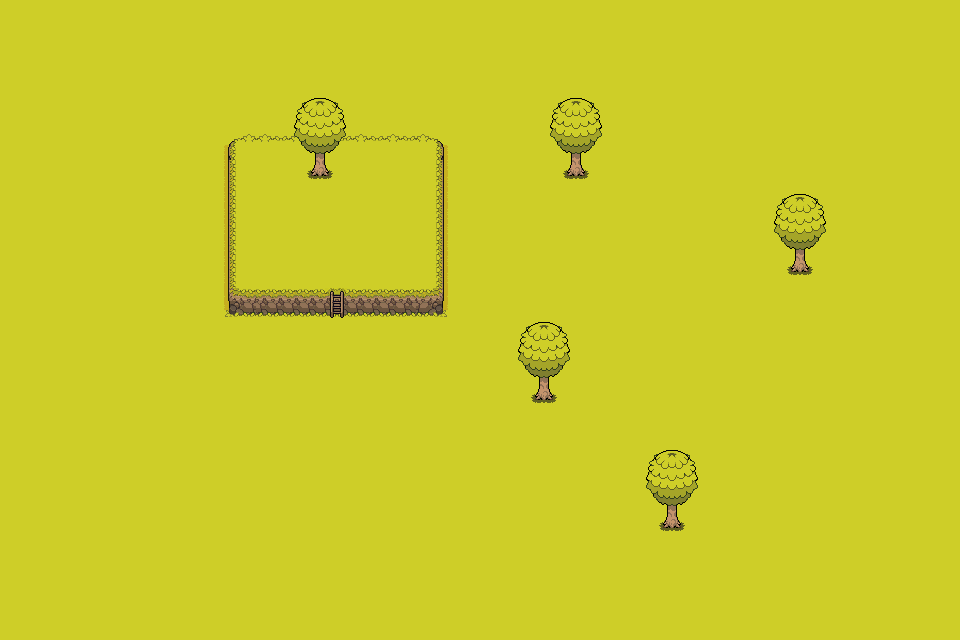

Below is a game level as drawn by its tile map, then a one-line description and the .tmx file that defines it, in full:
An orthogonal 30x20 tile map with 32x32 px tiles, 2 tile layers (ground, objects), 2 tilesets and 5 objects.

<map version="1.10" tiledversion="1.11.2" orientation="orthogonal" renderorder="right-down" width="30" height="20" tilewidth="32" tileheight="32" infinite="0" nextlayerid="9" nextobjectid="8">
 <editorsettings>
  <export target="map.json" format="json" />
 </editorsettings>
 <tileset firstgid="1" source="test2.tsx" />
 <tileset firstgid="65" source="objects.tsx" />
 <layer id="4" name="ground" width="30" height="20">
  <data encoding="csv">
43,43,43,43,43,43,43,43,43,43,43,43,43,43,43,43,43,43,43,43,43,43,43,43,43,43,43,43,43,43,
43,43,43,43,43,43,43,43,43,43,43,43,43,43,43,43,43,43,43,43,43,43,43,43,43,43,43,43,43,43,
43,43,43,43,43,43,43,43,43,43,43,43,43,43,43,43,43,43,43,43,43,43,43,43,43,43,43,43,43,43,
43,43,43,43,43,43,43,43,43,43,43,43,43,43,43,43,43,43,43,43,43,43,43,43,43,43,43,43,43,43,
43,43,43,43,43,43,43,5,6,6,6,6,6,4,43,43,43,43,43,43,43,43,43,43,43,43,43,43,43,43,
43,43,43,43,43,43,43,17,43,43,43,43,43,40,43,43,43,43,43,43,43,43,43,43,43,43,43,43,43,43,
43,43,43,43,43,43,43,17,43,43,43,43,43,40,43,43,43,43,43,43,43,43,43,43,43,43,43,43,43,43,
43,43,43,43,43,43,43,17,43,43,43,43,43,40,43,43,43,43,43,43,43,43,43,43,43,43,43,43,43,43,
43,43,43,43,43,43,43,17,43,43,43,43,43,40,43,43,43,43,43,43,43,43,43,43,43,43,43,43,43,43,
43,43,43,43,43,43,43,50,51,51,57,51,51,12,43,43,43,43,43,43,43,43,43,43,43,43,43,43,43,43,
43,43,43,43,43,43,43,43,43,43,43,43,43,43,43,43,43,43,43,43,43,43,43,43,43,43,43,43,43,43,
43,43,43,43,43,43,43,43,43,43,43,43,43,43,43,43,43,43,43,43,43,43,43,43,43,43,43,43,43,43,
43,43,43,43,43,43,43,43,43,43,43,43,43,43,43,43,43,43,43,43,43,43,43,43,43,43,43,43,43,43,
43,43,43,43,43,43,43,43,43,43,43,43,43,43,43,43,43,43,43,43,43,43,43,43,43,43,43,43,43,43,
43,43,43,43,43,43,43,43,43,43,43,43,43,43,43,43,43,43,43,43,43,43,43,43,43,43,43,43,43,43,
43,43,43,43,43,43,43,43,43,43,43,43,43,43,43,43,43,43,43,43,43,43,43,43,43,43,43,43,43,43,
43,43,43,43,43,43,43,43,43,43,43,43,43,43,43,43,43,43,43,43,43,43,43,43,43,43,43,43,43,43,
43,43,43,43,43,43,43,43,43,43,43,43,43,43,43,43,43,43,43,43,43,43,43,43,43,43,43,43,43,43,
43,43,43,43,43,43,43,43,43,43,43,43,43,43,43,43,43,43,43,43,43,43,43,43,43,43,43,43,43,43,
43,43,43,43,43,43,43,43,43,43,43,43,43,43,43,43,43,43,43,43,43,43,43,43,43,43,43,43,43,43
</data>
 </layer>
 <layer id="5" name="objects" width="30" height="20">
  <data encoding="csv">
0,0,0,0,0,0,0,0,0,0,0,0,0,0,0,0,0,0,0,0,0,0,0,0,0,0,0,0,0,0,
0,0,0,0,0,0,0,0,0,0,0,0,0,0,0,0,0,0,0,0,0,0,0,0,0,0,0,0,0,0,
0,0,0,0,0,0,0,0,0,0,0,0,0,0,0,0,0,0,0,0,0,0,0,0,0,0,0,0,0,0,
0,0,0,0,0,0,0,0,0,65,66,0,0,0,0,0,0,65,66,0,0,0,0,0,0,0,0,0,0,0,
0,0,0,0,0,0,0,0,0,67,68,0,0,0,0,0,0,67,68,0,0,0,0,0,0,0,0,0,0,0,
0,0,0,0,0,0,0,0,0,69,70,0,0,0,0,0,0,69,70,0,0,0,0,0,0,0,0,0,0,0,
0,0,0,0,0,0,0,0,0,0,0,0,0,0,0,0,0,0,0,0,0,0,0,0,65,66,0,0,0,0,
0,0,0,0,0,0,0,0,0,0,0,0,0,0,0,0,0,0,0,0,0,0,0,0,67,68,0,0,0,0,
0,0,0,0,0,0,0,0,0,0,0,0,0,0,0,0,0,0,0,0,0,0,0,0,69,70,0,0,0,0,
0,0,0,0,0,0,0,0,0,0,0,0,0,0,0,0,0,0,0,0,0,0,0,0,0,0,0,0,0,0,
0,0,0,0,0,0,0,0,0,0,0,0,0,0,0,0,65,66,0,0,0,0,0,0,0,0,0,0,0,0,
0,0,0,0,0,0,0,0,0,0,0,0,0,0,0,0,67,68,0,0,0,0,0,0,0,0,0,0,0,0,
0,0,0,0,0,0,0,0,0,0,0,0,0,0,0,0,69,70,0,0,0,0,0,0,0,0,0,0,0,0,
0,0,0,0,0,0,0,0,0,0,0,0,0,0,0,0,0,0,0,0,0,0,0,0,0,0,0,0,0,0,
0,0,0,0,0,0,0,0,0,0,0,0,0,0,0,0,0,0,0,0,65,66,0,0,0,0,0,0,0,0,
0,0,0,0,0,0,0,0,0,0,0,0,0,0,0,0,0,0,0,0,67,68,0,0,0,0,0,0,0,0,
0,0,0,0,0,0,0,0,0,0,0,0,0,0,0,0,0,0,0,0,69,70,0,0,0,0,0,0,0,0,
0,0,0,0,0,0,0,0,0,0,0,0,0,0,0,0,0,0,0,0,0,0,0,0,0,0,0,0,0,0,
0,0,0,0,0,0,0,0,0,0,0,0,0,0,0,0,0,0,0,0,0,0,0,0,0,0,0,0,0,0,
0,0,0,0,0,0,0,0,0,0,0,0,0,0,0,0,0,0,0,0,0,0,0,0,0,0,0,0,0,0
</data>
 </layer>
 <objectgroup id="6" name="collision">
  <object id="3" x="560" y="162" width="31.3333" height="26" />
  <object id="4" x="526.667" y="385.333" width="33.3333" height="22.6667" />
  <object id="5" x="654.667" y="516.667" width="33.3333" height="20.6667" />
  <object id="6" x="786.667" y="260" width="26.6667" height="19.3333" />
  <object id="7" x="427.333" y="134" width="19.3333" height="181.333" />
 </objectgroup>
 <objectgroup id="8" name="transitions" />
</map>
